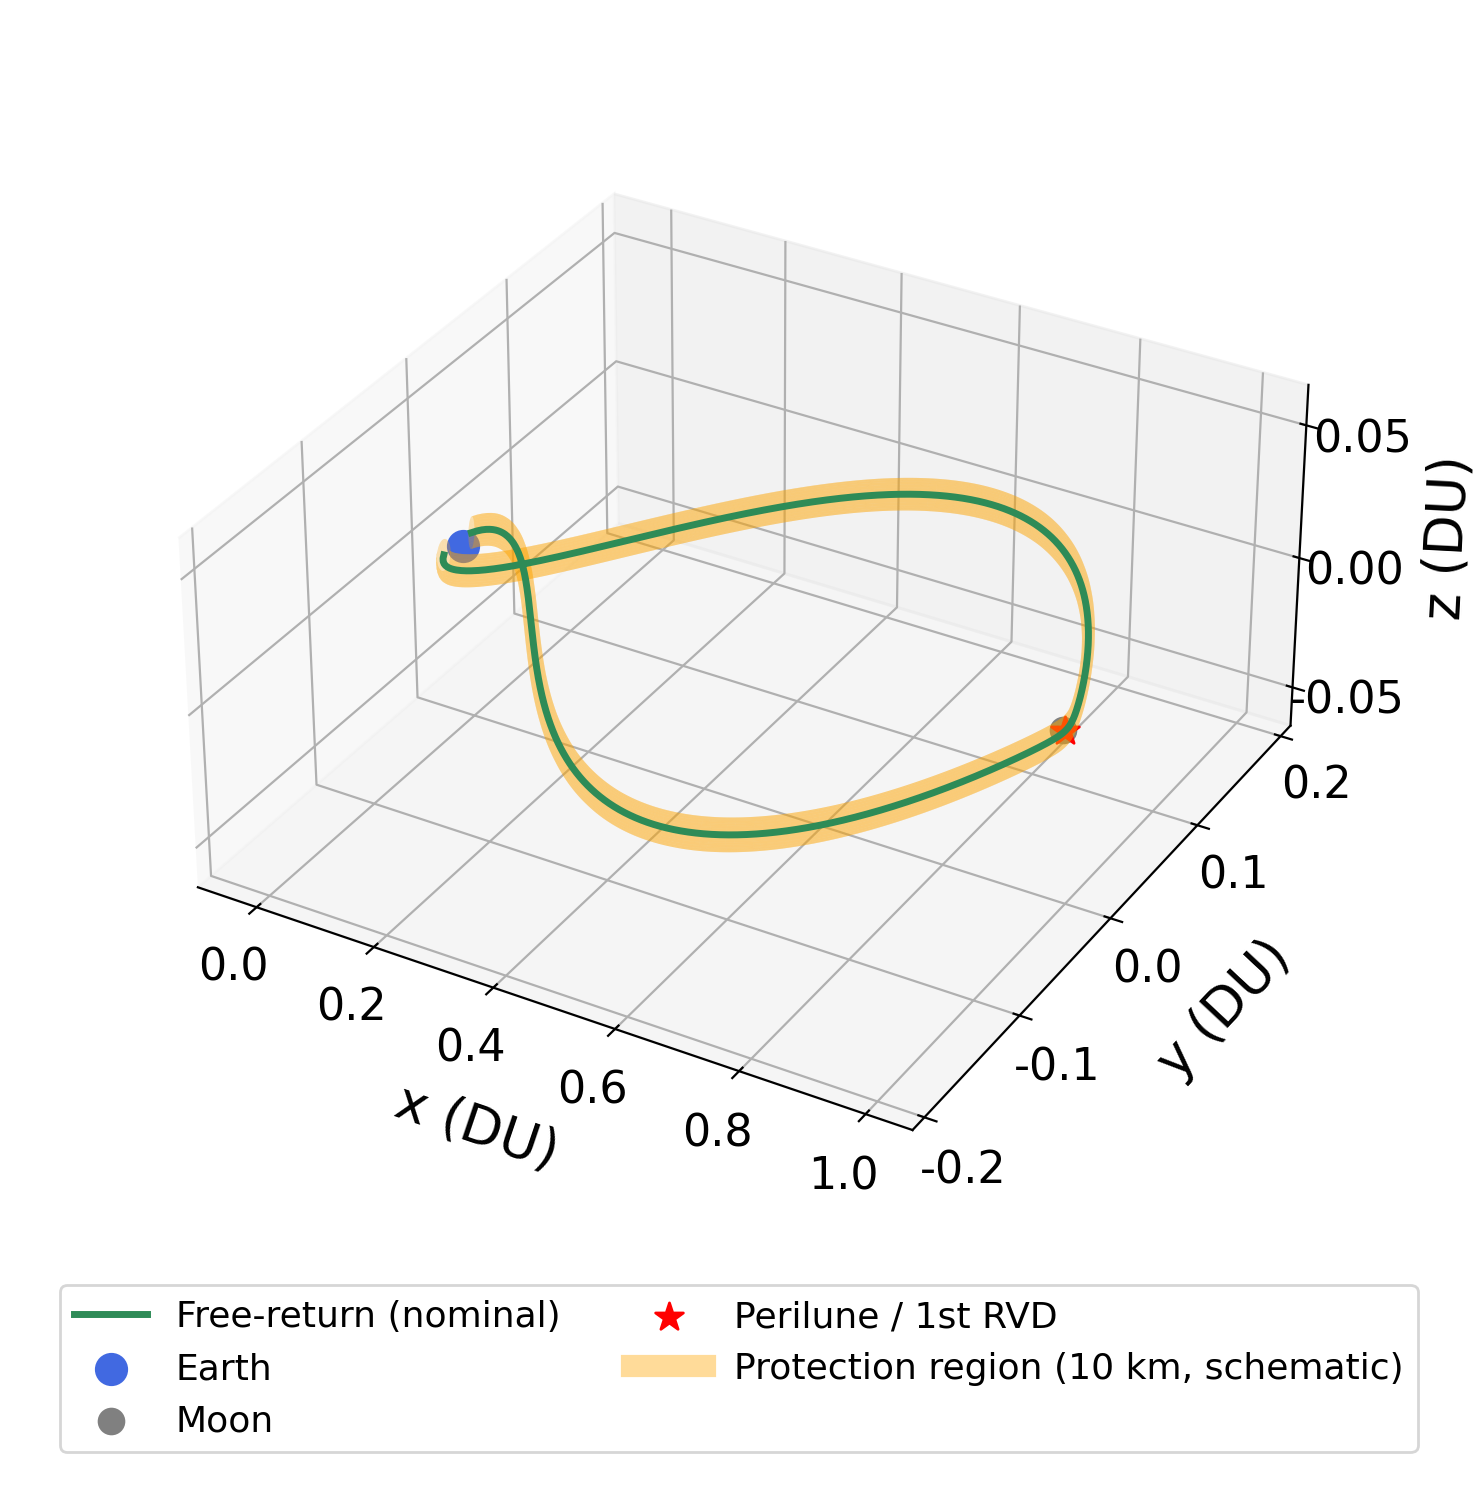

Write the Python code that produced this figure.
# -*- coding: utf-8 -*-
"""图6 (重做): 完整绕月自由返回轨道的 10km "保护区域" 管 — 3D, 无量纲坐标。
真实 10km 管在地月尺度下=线, 故管半径按示意放大显示。无标题。"""
import numpy as np
import pandas as pd
import matplotlib.pyplot as plt

D_EM = 389703.0; MU = 0.01215058; R_E = 6378.0; R_M = 1738.0
EARTH = np.array([-MU, 0, 0]); MOON = np.array([1-MU, 0, 0])

# 完整自由返回 (地->月->地 figure-8), 无量纲 DU
d = pd.read_csv('cr3bp_freereturn_full.csv')
P = d[['x_rot(km)','y_rot(km)','z_rot(km)']].values / D_EM      # (N,3) DU
P = P[::3]                                                       # 抽稀, 减小网格
ip = int(np.argmin(np.linalg.norm(P-MOON, axis=1)))             # 近月点
# 按跳变(数据里出/返程拼接的假线)切成连续段
jumps = np.where(np.linalg.norm(np.diff(P, axis=0), axis=1) > 0.1)[0] + 1
segments = np.split(P, jumps)

TUBE_TRUE = 10.0                         # 真实保护区半径 km
TUBE_R = 0.006                          # 示意显示半径 DU (调此值控制粗细)
th = np.linspace(0, 2*np.pi, 28)
cos, sin = np.cos(th)[None, :], np.sin(th)[None, :]

fig = plt.figure(figsize=(9, 7.5))
ax = fig.add_subplot(111, projection='3d')
for seg in segments:
    if len(seg) < 3:
        continue
    T = np.gradient(seg, axis=0); T /= np.linalg.norm(T, axis=1, keepdims=True)
    N1 = np.cross(T, [0, 0, 1.0]); N1 /= np.linalg.norm(N1, axis=1, keepdims=True)
    N2 = np.cross(T, N1)
    X = seg[:, 0:1] + TUBE_R*(cos*N1[:, 0:1] + sin*N2[:, 0:1])
    Y = seg[:, 1:2] + TUBE_R*(cos*N1[:, 1:2] + sin*N2[:, 1:2])
    Z = seg[:, 2:3] + TUBE_R*(cos*N1[:, 2:3] + sin*N2[:, 2:3])
    ax.plot_surface(X, Y, Z, color='orange', alpha=0.3, linewidth=0, shade=False)
    ax.plot(seg[:, 0], seg[:, 1], seg[:, 2], color='seagreen', lw=2.5, zorder=10)
ax.plot([], [], color='seagreen', lw=2.5, label='Free-return (nominal)')
ax.scatter(*EARTH, c='royalblue', s=120, label='Earth')
ax.scatter(*MOON, c='0.5', s=80, label='Moon')
ax.scatter(*P[ip], c='red', s=110, marker='*', label='Perilune / 1st RVD')
ax.plot([], [], color='orange', lw=8, alpha=0.4,
        label=f'Protection region ({TUBE_TRUE:.0f} km, schematic)')
from matplotlib.ticker import FormatStrFormatter
ax.set_zlim(-0.065, 0.065); ax.set_zticks([-0.05, 0, 0.05])       # z 轴稀疏, 2位小数
ax.zaxis.set_major_formatter(FormatStrFormatter('%.2f'))
ax.set_xlabel('x (DU)', labelpad=14); ax.set_ylabel('y (DU)', labelpad=14); ax.set_zlabel('z (DU)', labelpad=10)
ax.set_box_aspect((1, 1, 0.5))
ax.legend(loc='upper center', bbox_to_anchor=(0.5, -0.02), ncol=2, fontsize=13)
ax.view_init(elev=32, azim=-60)
fig.tight_layout(); fig.savefig('fig_paper6_region.png', dpi=200, bbox_inches='tight')
print(f'[saved] fig_paper6_region.png  (3D 完整自由返回 + {TUBE_TRUE:.0f}km 保护管示意, 无量纲)')
